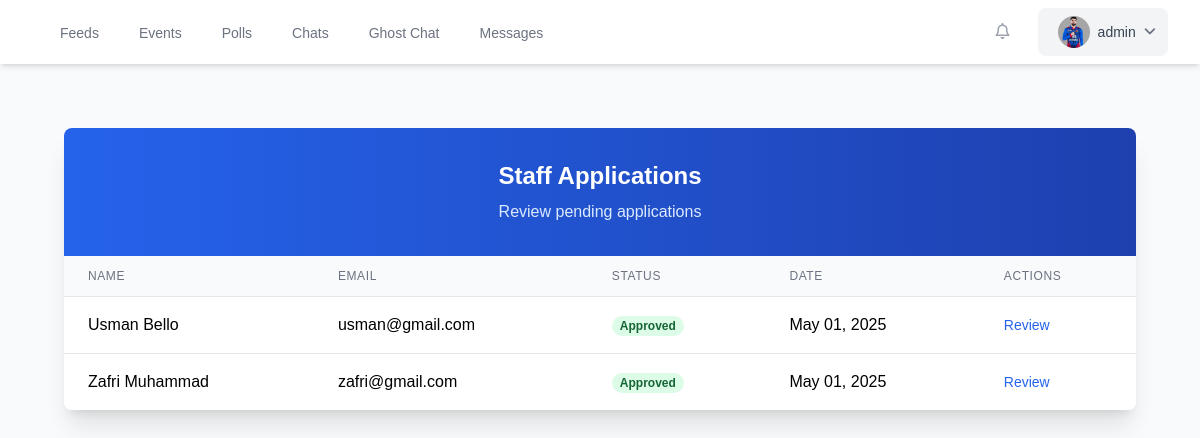
/staff/applications/ (signed in), run on the app's committed database.
### app/models.py (models this page shows, shortened)
class Profile(models.Model):
    user = models.OneToOneField(settings.AUTH_USER_MODEL, on_delete=models.CASCADE)
    first_name = models.CharField(max_length=30, blank=True)
    last_name = models.CharField(max_length=30, blank=True)
    state = models.CharField(max_length=50, blank=True)
    phone_number = models.CharField(max_length=15, blank=True)
    date_of_birth = models.DateField(blank=True, null=True)
    local_government = models.CharField(max_length=100, blank=True)
    bio = models.TextField(blank=True, null=True)
    profile_picture = models.ImageField(upload_to='media/uploads/images', blank=True, null=True)

class StaffApplication(models.Model):
    user = models.OneToOneField(settings.AUTH_USER_MODEL, on_delete=models.CASCADE, null=True, blank=True)
    name = models.CharField(max_length=100)
    email = models.EmailField()
    phone = models.CharField(max_length=20)
    message = models.TextField()
    status = models.CharField(
        max_length=20,
        choices=[
            ('Pending', 'Pending'),
            ('Approved', 'Approved'),
            ('Rejected', 'Rejected')
        ],
        default='Pending'
    )
    admin_message = models.TextField(blank=True, null=True)
    created_at = models.DateTimeField(auto_now_add=True)
    updated_at = models.DateTimeField(auto_now=True)

### app/views.py (the view)
# urls.py: path('staff/applications/', staff_application_list, name='staff_application_list'),
@user_passes_test(lambda u: u.is_superuser)
def staff_application_list(request):
    applications = StaffApplication.objects.all().order_by('-id')
    return render(request, 'staff/admin/application_list.html', {'applications': applications})

### app/templates/staff/admin/application_list.html
{% extends 'app/user_navbar.html' %}
{% block content %}
<div class="min-h-screen bg-gray-50 py-8 px-4 sm:px-6 lg:px-8">
    <div class="max-w-6xl mx-auto">
        <div class="bg-white shadow-xl rounded-lg overflow-hidden">
            <div class="bg-gradient-to-r from-blue-600 to-blue-800 px-6 py-8 text-center">
                <h2 class="text-2xl font-bold text-white">Staff Applications</h2>
                <p class="mt-2 text-blue-100">Review pending applications</p>
            </div>
            <div class="overflow-x-auto">
                <table class="min-w-full divide-y divide-gray-200">
                    <thead class="bg-gray-50">
                        <tr>
                            <th class="px-6 py-3 text-left text-xs font-medium text-gray-500 uppercase tracking-wider">Name</th>
                            <th class="px-6 py-3 text-left text-xs font-medium text-gray-500 uppercase tracking-wider">Email</th>
                            <th class="px-6 py-3 text-left text-xs font-medium text-gray-500 uppercase tracking-wider">Status</th>
                            <th class="px-6 py-3 text-left text-xs font-medium text-gray-500 uppercase tracking-wider">Date</th>
                            <th class="px-6 py-3 text-left text-xs font-medium text-gray-500 uppercase tracking-wider">Actions</th>
                        </tr>
                    </thead>
                    <tbody class="bg-white divide-y divide-gray-200">
                        {% for app in applications %}
                        <tr>
                            <td class="px-6 py-4 whitespace-nowrap">{{ app.name }}</td>
                            <td class="px-6 py-4 whitespace-nowrap">{{ app.email }}</td>
                            <td class="px-6 py-4 whitespace-nowrap">
                                <span class="px-2 inline-flex text-xs leading-5 font-semibold rounded-full
                                    {% if app.status == 'Approved' %}bg-green-100 text-green-800
                                    {% else %}bg-yellow-100 text-yellow-800{% endif %}">
                                    {{ app.status }}
                                </span>
                            </td>
                            <td class="px-6 py-4 whitespace-nowrap">{{ app.created_at|date:"M d, Y" }}</td>
                            <td class="px-6 py-4 whitespace-nowrap text-sm font-medium">
                                <a href="{% url 'staff_application_review' app.id %}" class="text-blue-600 hover:text-blue-900">Review</a>
                            </td>
                        </tr>
                        {% empty %}
                        <tr>
                            <td colspan="5" class="px-6 py-4 text-center text-gray-500">No applications found</td>
                        </tr>
                        {% endfor %}
                    </tbody>
                </table>
            </div>
        </div>
    </div>
</div>
{% endblock %}

### app/templates/app/user_navbar.html (shortened to what this page needs)
<!DOCTYPE html>
<html lang="en">
<head>
    <script src="https://cdn.tailwindcss.com"></script>
    <link rel="stylesheet" href="https://cdnjs.cloudflare.com/ajax/libs/font-awesome/6.4.0/css/all.min.css">
</head>
<body class="bg-gray-50">
    <nav class="bg-white shadow-md">
        <div class="max-w-7xl mx-auto px-4 sm:px-6 lg:px-8">
            <div class="flex justify-between h-16">
                <div class="flex">
                    <div class="hidden sm:ml-6 sm:flex sm:space-x-8">
                        <a href="{% url 'home' %}" class="inline-flex items-center px-1 pt-1 border-b-2 {% if request.resolver_match.url_name == 'home' %}border-primary-500 text-gray-900{% else %}border-transparent text-gray-500 hover:border-gray-300 hover:text-gray-700{% endif %} text-sm font-medium">
                            Feeds
                        </a>
                        <a href="{% url 'event-detail' %}" class="inline-flex items-center px-1 pt-1 border-b-2 {% if request.resolver_match.url_name == 'event-detail' %}border-primary-500 text-gray-900{% else %}border-transparent text-gray-500 hover:border-gray-300 hover:text-gray-700{% endif %} text-sm font-medium">
                            Events
                        </a>
                        <a href="{% url 'poll_list' %}" class="inline-flex items-center px-1 pt-1 border-b-2 {% if request.resolver_match.url_name == 'poll_list' %}border-primary-500 text-gray-900{% else %}border-transparent text-gray-500 hover:border-gray-300 hover:text-gray-700{% endif %} text-sm font-medium">
                            Polls
                        </a>
                        {% if user.is_superuser %}
                        <a href="{% url 'profile_list' %}" class="inline-flex items-center px-1 pt-1 border-b-2 {% if request.resolver_match.url_name == 'profile_list' %}border-primary-500 text-gray-900{% else %}border-transparent text-gray-500 hover:border-gray-300 hover:text-gray-700{% endif %} text-sm font-medium">
                            Chats
                        </a>
                        {% endif %}
                        <a href="{% url 'chat:anonymous' %}" class="inline-flex items-center px-1 pt-1 border-b-2 {% if request.resolver_match.url_name == 'anonymous' %}border-primary-500 text-gray-900{% else %}border-transparent text-gray-500 hover:border-gray-300 hover:text-gray-700{% endif %} text-sm font-medium">
                            Ghost Chat
                        </a>
                        <a href="{% url 'chat:received_messages' %}" class="inline-flex items-center px-1 pt-1 border-b-2 {% if request.resolver_match.url_name == 'received_messages' %}border-primary-500 text-gray-900{% else %}border-transparent text-gray-500 hover:border-gray-300 hover:text-gray-700{% endif %} text-sm font-medium">
                            Messages
                        </a>
                    </div>
                </div>
                <div class="flex items-center">
                    <button class="p-2 rounded-full text-gray-400 hover:text-gray-500 focus:outline-none focus:ring-2 focus:ring-offset-2 focus:ring-primary-500 mr-2">
                        <i class="fa-regular fa-bell"></i>
                    </button>
                    <div class="ml-3 relative">
                        <div>
                            <button type="button" onclick="toggleDropdown()" class="flex text-sm rounded-full focus:outline-none focus:ring-2 focus:ring-offset-2 focus:ring-primary-500 items-center space-x-2 bg-gray-100 hover:bg-gray-200 px-3 py-2 rounded-lg transition-colors duration-200" id="user-menu-button" aria-expanded="false" aria-haspopup="true">
                                <div class="h-8 w-8 rounded-full overflow-hidden bg-gray-200 flex-shrink-0">
                                    {% if user.profile.profile_picture %}
                                    <img class="h-full w-full object-cover" src="{{ user.profile.profile_picture.url }}" alt="{{ user.username }}">
                                    {% else %}
                                    <div class="h-full w-full flex items-center justify-center bg-primary-100 text-primary-600">
                                        <i class="fa-solid fa-user"></i>
                                    </div>
                                    {% endif %}
                                </div>
                                <span class="text-sm font-medium text-gray-700 hidden sm:block">{{ user.username }}</span>
                                <i class="fa-solid fa-angle-down text-gray-500"></i>
                            </button>
                        </div>
                    </div>
                </div>
            </div>
        </div>
    </nav>
    <main class="max-w-7xl mx-auto px-4 sm:px-6 lg:px-8 py-8">
        {% block content %}{% endblock %}
    </main>
</body>
</html>

### app/templates/app/user_navbar.html (style rules this page uses)
html, body { margin: 0; padding: 0; width: 100%; height: 100%; }
body { font-family: Arial, sans-serif; min-height: 100vh; padding-top: 64px; box-sizing: border-box; }
nav { position: fixed; top: 0; left: 0; right: 0; width: 100%; z-index: 1000; }

### data on the page
StaffApplication: name "Usman Bello", email "usman@gmail.com", status "Approved", created_at "May 01, 2025"
StaffApplication: name "Zafri Muhammad", email "zafri@gmail.com", status "Approved", created_at "May 01, 2025"

### other printed values
{{ user.username }} "admin"
